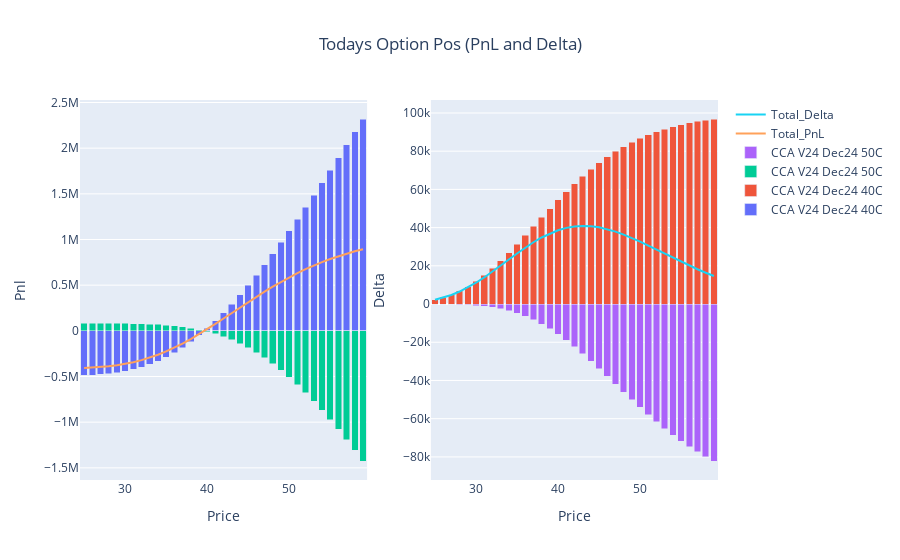

Notebook source saved alongside this figure:
### Code cell
fig_p = go.Figure()
for i in list(p)[1:-1]:
    fig_p.add_trace(go.Bar(x=p.Price, y=p[i], name=i, base=0))

fig_p.add_trace(go.Scatter(x=p.Price, y=p.Option_Pnl, mode='lines', name='Total_PnL'))

#fig_p.update_layout(title='Option PnL Today', xaxis_title='Price', yaxis_title='pnl', barmode='stack')
#fig_p.show()

#~~~~~~~~~~~~~~~~~~~~~~~~~~~~~~~~~~~~~~~~~~~~~~~~~~~~~~~~~~~~~~~~~~~~~~~~~~~~~~~~~
fig_d = go.Figure()
for i in list(d)[1:-1]:
    fig_d.add_trace(go.Bar(x=d.Price, y=d[i], name=i, base=0))

fig_d.add_trace(go.Scatter(x=d.Price, y=d.Option_Delta, mode='lines', name='Total_Delta'))

#~~~~~~~~~~~~~~~~~~~~~~~~~~~~~~~~~~~~~~~~~~~~~~~~~~~~~~~~~~~~~~~~~~~~~~~~~~~~~~~~
fig = make_subplots(rows=1, cols=2)
for i in range(0,len(fig_p.data)):
    fig.add_trace(fig_p.data[i], row=1, col=1)
    fig.add_trace(fig_d.data[i], row=1, col=2)
    
fig.update_layout(title={'text': 'Todays Option Pos (PnL and Delta)','x': 0.5,'xanchor': 'center'}, barmode='stack')

fig.update_xaxes(title_text="Price", row=1, col=1)
fig.update_yaxes(title_text="Pnl", row=1, col=1)
fig.update_xaxes(title_text="Price", row=1, col=2)
fig.update_yaxes(title_text="Delta", row=1, col=2)    
fig.show()

### Figure 1 — Plotly figure (JSON) as saved in the notebook; plotly's stock layout.template omitted (floating-point values rounded to 4 significant figures)
{"data": [{"base": 0, "name": "CCA V24 Dec24 40C", "type": "bar", "x": [25, 26, 27, 28, 29, 30, 31, 32, 33, 34, 35, 36, 37, 38, 39, 40, 41, 42, 43, 44, 45, 46, 47, 48, 49, 50, 51, 52, 53, 54, 55, 56, 57, 58, 59], "xaxis": "x", "y": [-488200.0, -484000.0, -478000.0, -469400.0, -457800.0, -442400.0, -422700.0, -398000.0, -367800.0, -331500.0, -289000.0, -239700.0, -183600.0, -120700.0, -50810.0, 25760.0, 108900.0, 198200.0, 293500.0, 394300.0, 500300.0, 611100.0, 726200.0, 845200.0, 967800.0, 1094000.0, 1222000.0, 1353000.0, 1487000.0, 1622000.0, 1759000.0, 1897000.0, 2037000.0, 2178000.0, 2319000.0], "yaxis": "y"}, {"base": 0, "name": "CCA V24 Dec24 40C", "type": "bar", "x": [25, 26, 27, 28, 29, 30, 31, 32, 33, 34, 35, 36, 37, 38, 39, 40, 41, 42, 43, 44, 45, 46, 47, 48, 49, 50, 51, 52, 53, 54, 55, 56, 57, 58, 59], "xaxis": "x2", "y": [2288.0, 3426.0, 4926.0, 6828.0, 9157.0, 11920.0, 15110.0, 18700.0, 22630.0, 26870.0, 31320.0, 35930.0, 40630.0, 45330.0, 49970.0, 54500.0, 58850.0, 63010.0, 66920.0, 70570.0, 73950.0, 77050.0, 79870.0, 82420.0, 84710.0, 86760.0, 88570.0, 90170.0, 91570.0, 92790.0, 93860.0, 94780.0, 95570.0, 96260.0, 96840.0], "yaxis": "y2"}, {"base": 0, "name": "CCA V24 Dec24 50C", "type": "bar", "x": [25, 26, 27, 28, 29, 30, 31, 32, 33, 34, 35, 36, 37, 38, 39, 40, 41, 42, 43, 44, 45, 46, 47, 48, 49, 50, 51, 52, 53, 54, 55, 56, 57, 58, 59], "xaxis": "x", "y": [82610.0, 82510.0, 82340.0, 82020.0, 81470.0, 80570.0, 79150.0, 77010.0, 73870.0, 69430.0, 63320.0, 55120.0, 44400.0, 30690.0, 13520.0, -7577.0, -33050.0, -63320.0, -98740.0, -139600.0, -186200.0, -238700.0, -297100.0, -361600.0, -432100.0, -508500.0, -590600.0, -678300.0, -771300.0, -869400.0, -972200.0, -1080000.0, -1191000.0, -1306000.0, -1425000.0], "yaxis": "y"}, {"base": 0, "name": "CCA V24 Dec24 50C", "type": "bar", "x": [25, 26, 27, 28, 29, 30, 31, 32, 33, 34, 35, 36, 37, 38, 39, 40, 41, 42, 43, 44, 45, 46, 47, 48, 49, 50, 51, 52, 53, 54, 55, 56, 57, 58, 59], "xaxis": "x2", "y": [-44.49, -87.58, -162.6, -286.3, -480.4, -771.6, -1191.0, -1773.0, -2553.0, -3566.0, -4845.0, -6415.0, -8296.0, -10500.0, -13020.0, -15860.0, -19000.0, -22390.0, -26020.0, -29840.0, -33800.0, -37860.0, -41960.0, -46060.0, -50120.0, -54100.0, -57960.0, -61670.0, -65210.0, -68560.0, -71700.0, -74640.0, -77350.0, -79860.0, -82150.0], "yaxis": "y2"}, {"mode": "lines", "name": "Total_PnL", "type": "scatter", "x": [25, 26, 27, 28, 29, 30, 31, 32, 33, 34, 35, 36, 37, 38, 39, 40, 41, 42, 43, 44, 45, 46, 47, 48, 49, 50, 51, 52, 53, 54, 55, 56, 57, 58, 59], "xaxis": "x", "y": [-405600.0, -401500.0, -395600.0, -387400.0, -376300.0, -361900.0, -343500.0, -321000.0, -293900.0, -262100.0, -225600.0, -184600.0, -139200.0, -89960.0, -37290.0, 18180.0, 75800.0, 134900.0, 194700.0, 254700.0, 314100.0, 372400.0, 429000.0, 483600.0, 535700.0, 585100.0, 631600.0, 675000.0, 715300.0, 752500.0, 786600.0, 817700.0, 845900.0, 871300.0, 894200.0], "yaxis": "y"}, {"mode": "lines", "name": "Total_Delta", "type": "scatter", "x": [25, 26, 27, 28, 29, 30, 31, 32, 33, 34, 35, 36, 37, 38, 39, 40, 41, 42, 43, 44, 45, 46, 47, 48, 49, 50, 51, 52, 53, 54, 55, 56, 57, 58, 59], "xaxis": "x2", "y": [2243.0, 3339.0, 4764.0, 6542.0, 8677.0, 11150.0, 13920.0, 16920.0, 20080.0, 23300.0, 26480.0, 29520.0, 32330.0, 34830.0, 36940.0, 38630.0, 39860.0, 40610.0, 40900.0, 40730.0, 40150.0, 39190.0, 37910.0, 36360.0, 34590.0, 32660.0, 30610.0, 28500.0, 26360.0, 24240.0, 22160.0, 20140.0, 18220.0, 16400.0, 14700.0], "yaxis": "y2"}], "layout": {"barmode": "stack", "title": {"text": "Todays Option Pos (PnL and Delta)", "x": 0.5, "xanchor": "center"}, "xaxis": {"anchor": "y", "domain": [0, 0.45], "title": {"text": "Price"}}, "xaxis2": {"anchor": "y2", "domain": [0.55, 1], "title": {"text": "Price"}}, "yaxis": {"anchor": "x", "domain": [0, 1], "title": {"text": "Pnl"}}, "yaxis2": {"anchor": "x2", "domain": [0, 1], "title": {"text": "Delta"}}}}
